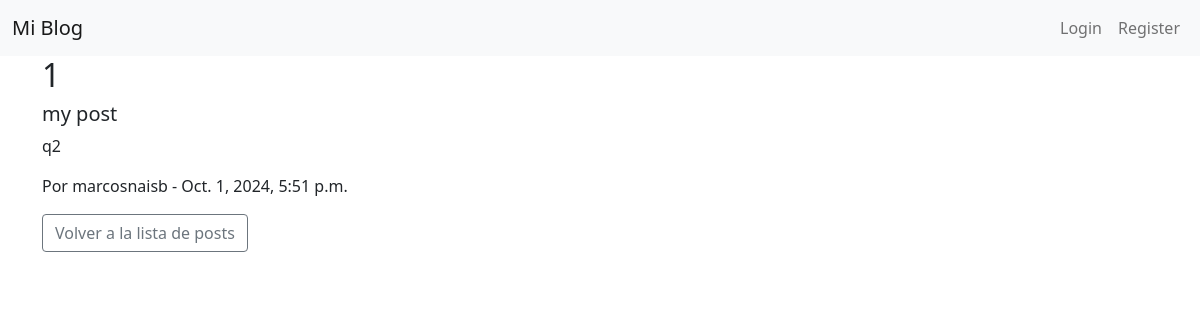
Screenshot of /post/11/ with the database file from the repository.
### blog_app/models.py (models this page shows, shortened)
class Post(models.Model):
    title = models.CharField(max_length=100)
    subtitle = models.CharField(max_length=200, blank=True)
    body = models.TextField()
    author = models.ForeignKey(User, on_delete=models.CASCADE)
    date_posted = models.DateTimeField(default=timezone.now)
    image = models.ImageField(upload_to='post_images', blank=True, null=True)

### blog_app/views.py (the view)
# urls.py: path('post/<int:pk>/', views.post_detail, name='post_detail'),
def post_detail(request, pk):
    post = get_object_or_404(Post, pk=pk)
    return render(request, 'blog_app/post_detail.html', {'post': post})

### blog_app/templates/blog_app/post_detail.html (shortened to what this page needs)
{% extends "blog_app/base.html" %}
{% block content %}
  <h2>{{ post.title }}</h2>
  <h5>{{ post.subtitle }}</h5>
  <p>{{ post.body }}</p>
  <p>Por {{ post.author }} - {{ post.date_posted }}</p>
  <a href="{% url 'post_list' %}" class="btn btn-outline-secondary">Volver a la lista de posts</a>
{% endblock %}

### rows the page displays
Post: title "1", subtitle "my post", body "q2", author "marcosnaisb", date_posted "Oct. 1, 2024, 5:51 p.m."
